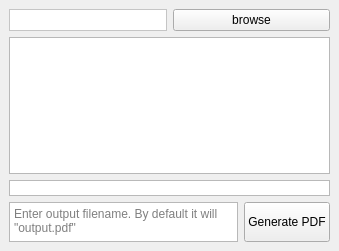
<?xml version="1.0" encoding="UTF-8"?>
<ui version="4.0">
 <class>MainWindow</class>
 <widget class="QMainWindow" name="MainWindow">
  <property name="geometry">
   <rect>
    <x>0</x>
    <y>0</y>
    <width>339</width>
    <height>251</height>
   </rect>
  </property>
  <property name="windowTitle">
   <string>PDF From Images</string>
  </property>
  <widget class="QWidget" name="centralwidget">
   <layout class="QVBoxLayout" name="verticalLayout">
    <item>
     <layout class="QHBoxLayout" name="horizontalLayout">
      <item>
       <widget class="QLabel" name="path_label">
        <property name="styleSheet">
         <string notr="true">background-color: rgb(255, 255, 255);</string>
        </property>
        <property name="frameShape">
         <enum>QFrame::StyledPanel</enum>
        </property>
        <property name="frameShadow">
         <enum>QFrame::Sunken</enum>
        </property>
        <property name="text">
         <string/>
        </property>
       </widget>
      </item>
      <item>
       <widget class="QPushButton" name="browse_button">
        <property name="sizePolicy">
         <sizepolicy hsizetype="Minimum" vsizetype="Fixed">
          <horstretch>0</horstretch>
          <verstretch>0</verstretch>
         </sizepolicy>
        </property>
        <property name="text">
         <string>browse</string>
        </property>
       </widget>
      </item>
     </layout>
    </item>
    <item>
     <widget class="QListView" name="files_list_view"/>
    </item>
    <item>
     <widget class="QLabel" name="message_label">
      <property name="styleSheet">
       <string notr="true">background-color: rgb(255, 255, 255);
border-color: rgb(185, 185, 185);
border-style:solid;
border-width:1px;</string>
      </property>
      <property name="text">
       <string/>
      </property>
      <property name="alignment">
       <set>Qt::AlignCenter</set>
      </property>
     </widget>
    </item>
    <item>
     <layout class="QHBoxLayout" name="horizontalLayout_2">
      <item>
       <widget class="QPlainTextEdit" name="output_filename_label">
        <property name="sizePolicy">
         <sizepolicy hsizetype="Expanding" vsizetype="Preferred">
          <horstretch>0</horstretch>
          <verstretch>0</verstretch>
         </sizepolicy>
        </property>
        <property name="maximumSize">
         <size>
          <width>16777215</width>
          <height>40</height>
         </size>
        </property>
        <property name="verticalScrollBarPolicy">
         <enum>Qt::ScrollBarAlwaysOff</enum>
        </property>
        <property name="horizontalScrollBarPolicy">
         <enum>Qt::ScrollBarAlwaysOff</enum>
        </property>
        <property name="placeholderText">
         <string>Enter output filename. By default it will &quot;output.pdf&quot;</string>
        </property>
       </widget>
      </item>
      <item>
       <widget class="QPushButton" name="generate_pdf_button">
        <property name="sizePolicy">
         <sizepolicy hsizetype="Minimum" vsizetype="Preferred">
          <horstretch>0</horstretch>
          <verstretch>0</verstretch>
         </sizepolicy>
        </property>
        <property name="text">
         <string>Generate PDF</string>
        </property>
       </widget>
      </item>
     </layout>
    </item>
   </layout>
  </widget>
 </widget>
 <resources/>
 <connections/>
</ui>
